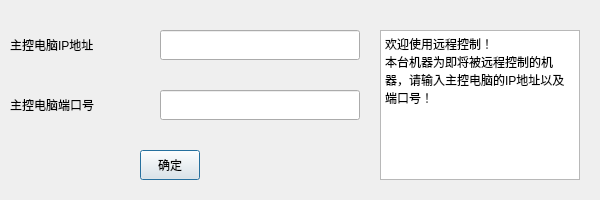
<?xml version="1.0" encoding="UTF-8"?>
<ui version="4.0">
 <class>Dialog</class>
 <widget class="QDialog" name="Dialog">
  <property name="geometry">
   <rect>
    <x>0</x>
    <y>0</y>
    <width>600</width>
    <height>200</height>
   </rect>
  </property>
  <property name="minimumSize">
   <size>
    <width>600</width>
    <height>200</height>
   </size>
  </property>
  <property name="maximumSize">
   <size>
    <width>600</width>
    <height>200</height>
   </size>
  </property>
  <property name="windowTitle">
   <string>受控端</string>
  </property>
  <widget class="QLineEdit" name="ip_lineEdit">
   <property name="geometry">
    <rect>
     <x>160</x>
     <y>30</y>
     <width>200</width>
     <height>30</height>
    </rect>
   </property>
   <property name="minimumSize">
    <size>
     <width>200</width>
     <height>30</height>
    </size>
   </property>
   <property name="maximumSize">
    <size>
     <width>200</width>
     <height>30</height>
    </size>
   </property>
   <property name="text">
    <string/>
   </property>
  </widget>
  <widget class="QLabel" name="label">
   <property name="geometry">
    <rect>
     <x>10</x>
     <y>30</y>
     <width>150</width>
     <height>30</height>
    </rect>
   </property>
   <property name="minimumSize">
    <size>
     <width>150</width>
     <height>30</height>
    </size>
   </property>
   <property name="maximumSize">
    <size>
     <width>150</width>
     <height>30</height>
    </size>
   </property>
   <property name="text">
    <string>主控电脑IP地址</string>
   </property>
  </widget>
  <widget class="QLabel" name="label_2">
   <property name="geometry">
    <rect>
     <x>10</x>
     <y>90</y>
     <width>150</width>
     <height>30</height>
    </rect>
   </property>
   <property name="minimumSize">
    <size>
     <width>150</width>
     <height>30</height>
    </size>
   </property>
   <property name="maximumSize">
    <size>
     <width>150</width>
     <height>30</height>
    </size>
   </property>
   <property name="text">
    <string>主控电脑端口号</string>
   </property>
  </widget>
  <widget class="QLineEdit" name="port_lineEdit">
   <property name="geometry">
    <rect>
     <x>160</x>
     <y>90</y>
     <width>200</width>
     <height>30</height>
    </rect>
   </property>
   <property name="minimumSize">
    <size>
     <width>200</width>
     <height>30</height>
    </size>
   </property>
   <property name="maximumSize">
    <size>
     <width>200</width>
     <height>30</height>
    </size>
   </property>
   <property name="text">
    <string/>
   </property>
  </widget>
  <widget class="QPushButton" name="ok_Button">
   <property name="geometry">
    <rect>
     <x>140</x>
     <y>150</y>
     <width>60</width>
     <height>30</height>
    </rect>
   </property>
   <property name="minimumSize">
    <size>
     <width>60</width>
     <height>30</height>
    </size>
   </property>
   <property name="maximumSize">
    <size>
     <width>60</width>
     <height>30</height>
    </size>
   </property>
   <property name="text">
    <string>确定</string>
   </property>
  </widget>
  <widget class="QTextBrowser" name="information">
   <property name="geometry">
    <rect>
     <x>380</x>
     <y>30</y>
     <width>200</width>
     <height>150</height>
    </rect>
   </property>
   <property name="minimumSize">
    <size>
     <width>200</width>
     <height>150</height>
    </size>
   </property>
   <property name="maximumSize">
    <size>
     <width>200</width>
     <height>150</height>
    </size>
   </property>
   <property name="html">
    <string>&lt;!DOCTYPE HTML PUBLIC &quot;-//W3C//DTD HTML 4.0//EN&quot; &quot;http://www.w3.org/TR/REC-html40/strict.dtd&quot;&gt;
&lt;html&gt;&lt;head&gt;&lt;meta name=&quot;qrichtext&quot; content=&quot;1&quot; /&gt;&lt;style type=&quot;text/css&quot;&gt;
p, li { white-space: pre-wrap; }
&lt;/style&gt;&lt;/head&gt;&lt;body style=&quot; font-family:'SimSun'; font-size:9pt; font-weight:400; font-style:normal;&quot;&gt;
&lt;p style=&quot; margin-top:0px; margin-bottom:0px; margin-left:0px; margin-right:0px; -qt-block-indent:0; text-indent:0px;&quot;&gt;欢迎使用远程控制！&lt;/p&gt;
&lt;p style=&quot; margin-top:0px; margin-bottom:0px; margin-left:0px; margin-right:0px; -qt-block-indent:0; text-indent:0px;&quot;&gt;本台机器为即将被远程控制的机器，请输入主控电脑的IP地址以及端口号！&lt;/p&gt;&lt;/body&gt;&lt;/html&gt;</string>
   </property>
  </widget>
 </widget>
 <resources/>
 <connections/>
</ui>
